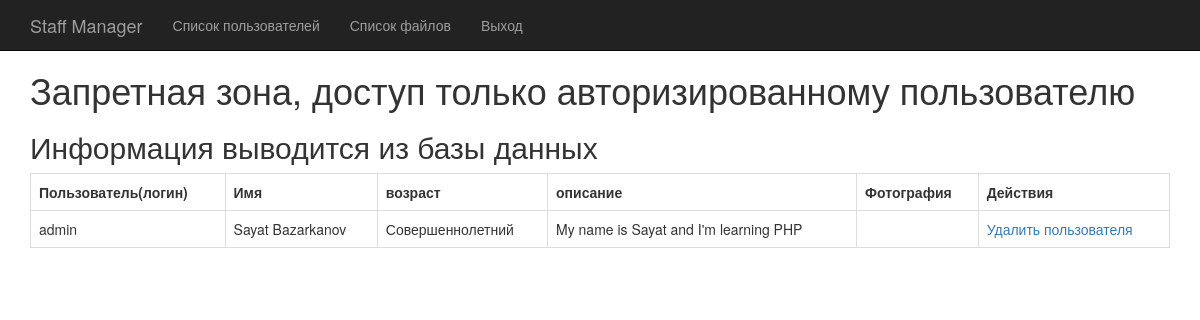
Before: /user/userList (signed in) with the older database file.
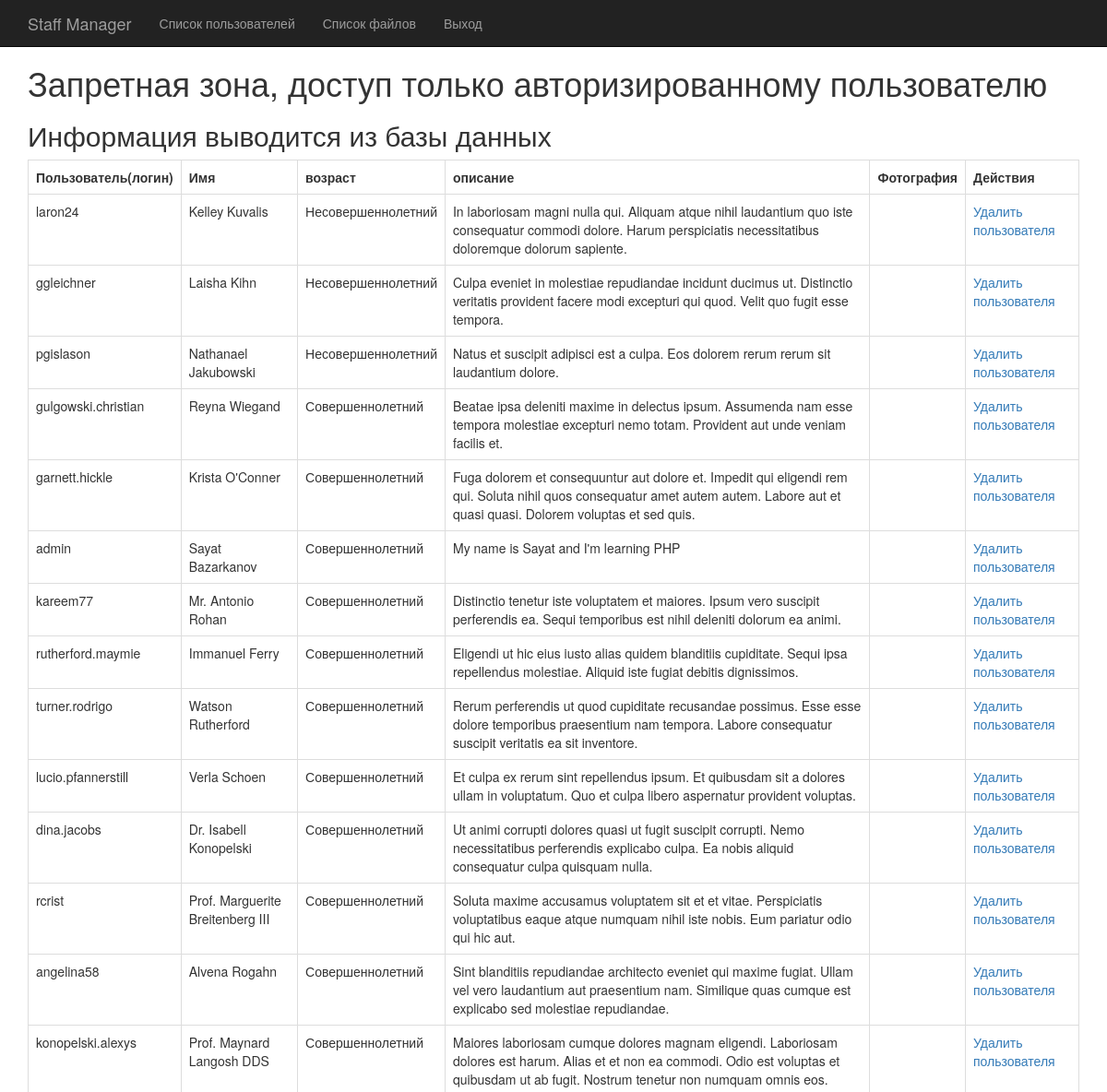
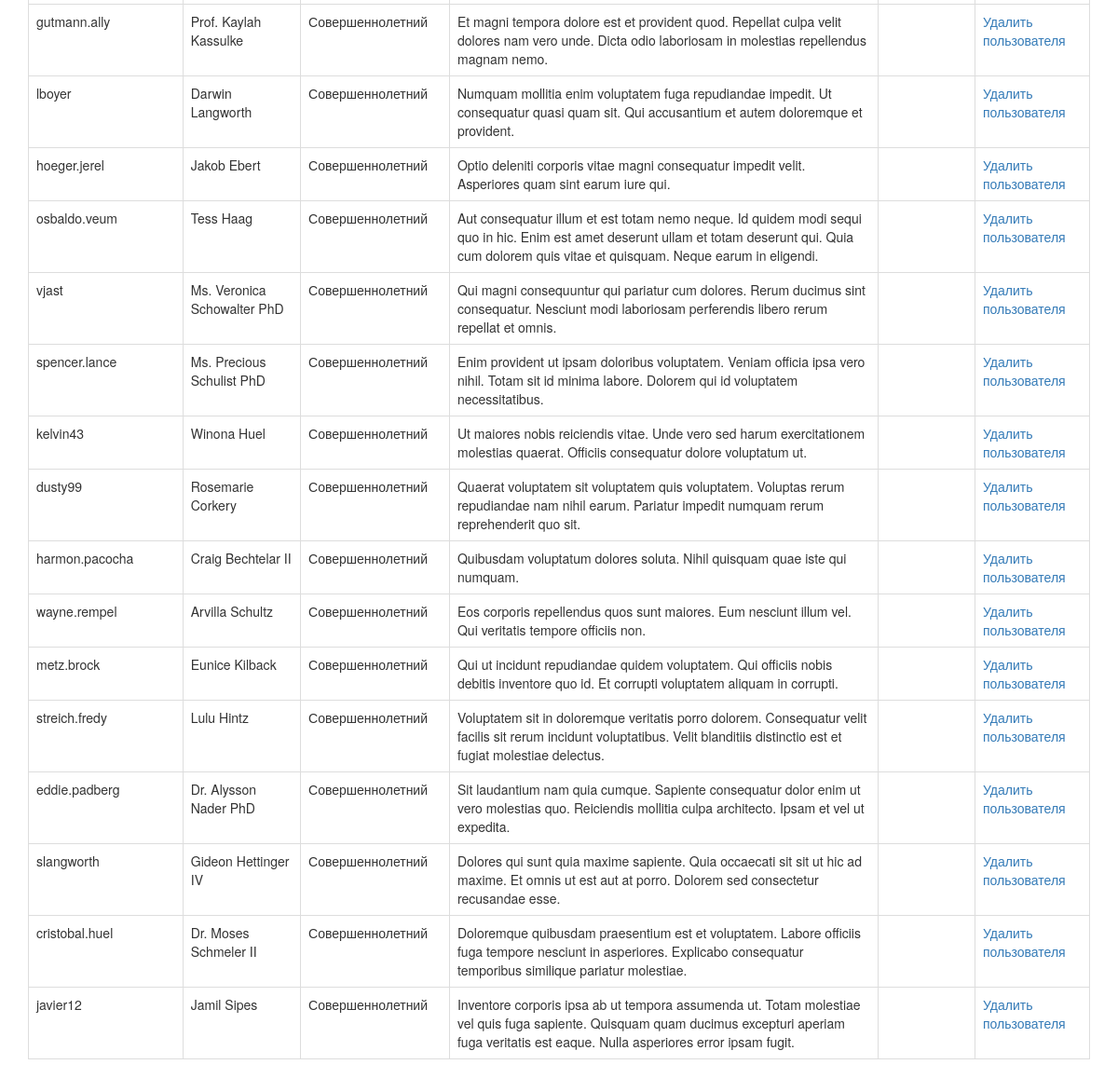
After: the same page with the newer database file (2 pictures, top to bottom).
### tables this page shows
CREATE TABLE `users` (
  `id` int(11) NOT NULL,
  `name` varchar(255) NOT NULL,
  `age` int(11) NOT NULL,
  `description` text NOT NULL,
  `login` varchar(25) NOT NULL,
  `password` varchar(25) NOT NULL,
  `photo` varchar(255) NOT NULL
);

### app/controllers/UserController.php (called while the page is built, shortened)
<?php
class UserController extends MainController
{
    public function userList()
    {
        $data = new User();
        $usersList = $data->getUserList();
        require_once __DIR__ . '\..\views\userlist.php';
    }
}

### app/models/User.php (called while the page is built, shortened)
<?php
class User
{
    public static function getUserList()
    {
        $pdo = connect();
        $sql = 'SELECT `id`,`name`, `age`, `description`, `login` FROM `users` ORDER BY `age` ASC';
        $result = $pdo->query($sql);
        $userList = array();
        $i = 0;
        while ($row = $result->fetch()) {
            $userList[$i]['id'] = $row['id'];
            $userList[$i]['name'] = $row['name'];
            $userList[$i]['age'] = $row['age'];
            $userList[$i]['description'] = $row['description'];
            $userList[$i]['login'] = $row['login'];
            $i++;
        }
        return $userList;
    }
    public static function isGuest()
    {
        if (isset($_SESSION['user'])) {
            return false;
        }
        return true;
    }
}

### app/views/userlist.php (the view)
<?php require_once __DIR__ . "/layouts/header.php"; ?>
    <div class="container">
        <h1>Запретная зона, доступ только авторизированному пользователю</h1>
        <h2>Информация выводится из базы данных</h2>
        <table class="table table-bordered">
            <tr>
                <th>Пользователь(логин)</th>
                <th>Имя</th>
                <th>возраст</th>
                <th>описание</th>
                <th>Фотография</th>
                <th>Действия</th>
            </tr>
            <?php foreach ($usersList as $item): ?>
                <tr>
                    <td><?php echo $item['login']; ?></td>
                    <td><?php echo $item['name']; ?></td>
                    <td><?php if ($item['age']>=18){echo 'Совершеннолетний';}else {echo 'Несовершеннолетний';}; ?></td>
                    <td><?php echo $item['description']; ?></td>
                    <td><img src="/images/avatar<?php echo $item['id']; ?>.jpg" alt=""></td>
                    <td><a href="/user/deleteUser/<?php echo $item['id']; ?>">Удалить пользователя</a></td>
                </tr>
            <?php endforeach; ?>
        </table>
    </div>
<?php require_once __DIR__ . '/layouts/footer.php'; ?>

### public/index.php (shortened to what this page needs)
<?php
$routes = explode('/', $_SERVER['REQUEST_URI']);
$controllerName = "User";
$actionName = "index";
$parameter = NULL;
if (sizeof($routes) > 2) {
    list(, $controllerName, $actionName,$parameter) = $routes;
}
try {
    $controller = new $className();
    if (method_exists($controller, $actionName)) {
        $controller->$actionName($parameter);
    } else {
        throw new Exception('Method not found');
    }
} catch (\Exception $e) {
    echo $e->getMessage();
}

### app/views/layouts/header.php (shortened to what this page needs)
<!DOCTYPE html>
<html lang="en">
<head>
    <link rel="stylesheet" href="/css/bootstrap.min.css">
    <link rel="stylesheet" href="/css/starter-template.css">
</head>
<body>
<nav class="navbar navbar-inverse navbar-fixed-top">
    <div class="container">
        <div class="navbar-header">
            <a class="navbar-brand">Staff Manager</a>
        </div>
        <div id="navbar" class="collapse navbar-collapse">
            <ul class="nav navbar-nav">
                <?php if (User::isGuest()): ?>
                <li class="active"><a href="/">Авторизация</a></li>
                <li><a href="/user/registration">Регистрация</a></li>
                <?php else: ?>
                <li><a href="/user/userList">Список пользователей</a></li>
                <li><a href="/file/fileList">Список файлов</a></li>
                <?php endif; ?>
                <?php if (User::isGuest()): ?>
                    <li><a href="/user/index/">Вход</a></li>
                <?php else: ?>
                    <li><a href="/user/logout/">Выход</a></li>
                <?php endif; ?>
            </ul>
        </div>
    </div>
</nav>

### app/views/layouts/footer.php (shortened to what this page needs)
</body>
</html>

### public/css/starter-template.css (style rules this page uses)
body { padding-top: 50px; }

Changed rows visible on the page:
added users: login "laron24", name "Kelley Kuvalis", age "Несовершеннолетний", description "In laboriosam magni nulla qui. Aliquam atque nihil laudantium quo iste consequatur commodi dolore. Harum perspiciatis necessitatibus doloremque dolorum sapiente."
added users: login "ggleichner", name "Laisha Kihn", age "Несовершеннолетний", description "Culpa eveniet in molestiae repudiandae incidunt ducimus ut. Distinctio veritatis provident facere modi excepturi qui quod. Velit quo fugit esse tempora."
added users: login "pgislason", name "Nathanael Jakubowski", age "Несовершеннолетний", description "Natus et suscipit adipisci est a culpa. Eos dolorem rerum rerum sit laudantium dolore."
added users: login "gulgowski.christian", name "Reyna Wiegand", age "Совершеннолетний", description "Beatae ipsa deleniti maxime in delectus ipsum. Assumenda nam esse tempora molestiae excepturi nemo totam. Provident aut unde veniam facilis et."
added users: login "garnett.hickle", name "Krista O'Conner", age "Совершеннолетний", description "Fuga dolorem et consequuntur aut dolore et. Impedit qui eligendi rem qui. Soluta nihil quos consequatur amet autem autem. Labore aut et quasi quasi. Dolorem voluptas et sed quis."
added users: login "kareem77", name "Mr. Antonio Rohan", age "Совершеннолетний", description "Distinctio tenetur iste voluptatem et maiores. Ipsum vero suscipit perferendis ea. Sequi temporibus est nihil deleniti dolorum ea animi."
added users: login "rutherford.maymie", name "Immanuel Ferry", age "Совершеннолетний", description "Eligendi ut hic eius iusto alias quidem blanditiis cupiditate. Sequi ipsa repellendus molestiae. Aliquid iste fugiat debitis dignissimos."
added users: login "turner.rodrigo", name "Watson Rutherford", age "Совершеннолетний", description "Rerum perferendis ut quod cupiditate recusandae possimus. Esse esse dolore temporibus praesentium nam tempora. Labore consequatur suscipit veritatis ea sit inventore."
added users: login "lucio.pfannerstill", name "Verla Schoen", age "Совершеннолетний", description "Et culpa ex rerum sint repellendus ipsum. Et quibusdam sit a dolores ullam in voluptatum. Quo et culpa libero aspernatur provident voluptas."
added users: login "dina.jacobs", name "Dr. Isabell Konopelski", age "Совершеннолетний", description "Ut animi corrupti dolores quasi ut fugit suscipit corrupti. Nemo necessitatibus perferendis explicabo culpa. Ea nobis aliquid consequatur culpa quisquam nulla."
added users: login "rcrist", name "Prof. Marguerite Breitenberg III", age "Совершеннолетний", description "Soluta maxime accusamus voluptatem sit et et vitae. Perspiciatis voluptatibus eaque atque numquam nihil iste nobis. Eum pariatur odio qui hic aut."
added users: login "angelina58", name "Alvena Rogahn", age "Совершеннолетний", description "Sint blanditiis repudiandae architecto eveniet qui maxime fugiat. Ullam vel vero laudantium aut praesentium nam. Similique quas cumque est explicabo sed molestiae repudiandae."
added users: login "konopelski.alexys", name "Prof. Maynard Langosh DDS", age "Совершеннолетний", description "Maiores laboriosam cumque dolores magnam eligendi. Laboriosam dolores est harum. Alias et et non ea commodi. Odio est voluptas et quibusdam ut ab fugit. Nostrum tenetur non numquam omnis eos."
added users: login "gutmann.ally", name "Prof. Kaylah Kassulke", age "Совершеннолетний", description "Et magni tempora dolore est et provident quod. Repellat culpa velit dolores nam vero unde. Dicta odio laboriosam in molestias repellendus magnam nemo."
added users: login "lboyer", name "Darwin Langworth", age "Совершеннолетний", description "Numquam mollitia enim voluptatem fuga repudiandae impedit. Ut consequatur quasi quam sit. Qui accusantium et autem doloremque et provident."
added users: login "hoeger.jerel", name "Jakob Ebert", age "Совершеннолетний", description "Optio deleniti corporis vitae magni consequatur impedit velit. Asperiores quam sint earum iure qui."
added users: login "osbaldo.veum", name "Tess Haag", age "Совершеннолетний", description "Aut consequatur illum et est totam nemo neque. Id quidem modi sequi quo in hic. Enim est amet deserunt ullam et totam deserunt qui. Quia cum dolorem quis vitae et quisquam. Neque earum in eligendi."
added users: login "vjast", name "Ms. Veronica Schowalter PhD", age "Совершеннолетний", description "Qui magni consequuntur qui pariatur cum dolores. Rerum ducimus sint consequatur. Nesciunt modi laboriosam perferendis libero rerum repellat et omnis."
added users: login "spencer.lance", name "Ms. Precious Schulist PhD", age "Совершеннолетний", description "Enim provident ut ipsam doloribus voluptatem. Veniam officia ipsa vero nihil. Totam sit id minima labore. Dolorem qui id voluptatem necessitatibus."
added users: login "kelvin43", name "Winona Huel", age "Совершеннолетний", description "Ut maiores nobis reiciendis vitae. Unde vero sed harum exercitationem molestias quaerat. Officiis consequatur dolore voluptatum ut."
added users: login "dusty99", name "Rosemarie Corkery", age "Совершеннолетний", description "Quaerat voluptatem sit voluptatem quis voluptatem. Voluptas rerum repudiandae nam nihil earum. Pariatur impedit numquam rerum reprehenderit quo sit."
added users: login "harmon.pacocha", name "Craig Bechtelar II", age "Совершеннолетний", description "Quibusdam voluptatum dolores soluta. Nihil quisquam quae iste qui numquam."
added users: login "wayne.rempel", name "Arvilla Schultz", age "Совершеннолетний", description "Eos corporis repellendus quos sunt maiores. Eum nesciunt illum vel. Qui veritatis tempore officiis non."
added users: login "metz.brock", name "Eunice Kilback", age "Совершеннолетний", description "Qui ut incidunt repudiandae quidem voluptatem. Qui officiis nobis debitis inventore quo id. Et corrupti voluptatem aliquam in corrupti."
added users: login "streich.fredy", name "Lulu Hintz", age "Совершеннолетний", description "Voluptatem sit in doloremque veritatis porro dolorem. Consequatur velit facilis sit rerum incidunt voluptatibus. Velit blanditiis distinctio est et fugiat molestiae delectus."
added users: login "eddie.padberg", name "Dr. Alysson Nader PhD", age "Совершеннолетний", description "Sit laudantium nam quia cumque. Sapiente consequatur dolor enim ut vero molestias quo. Reiciendis mollitia culpa architecto. Ipsam et vel ut expedita."
added users: login "slangworth", name "Gideon Hettinger IV", age "Совершеннолетний", description "Dolores qui sunt quia maxime sapiente. Quia occaecati sit sit ut hic ad maxime. Et omnis ut est aut at porro. Dolorem sed consectetur recusandae esse."
added users: login "cristobal.huel", name "Dr. Moses Schmeler II", age "Совершеннолетний", description "Doloremque quibusdam praesentium est et voluptatem. Labore officiis fuga tempore nesciunt in asperiores. Explicabo consequatur temporibus similique pariatur molestiae."
added users: login "javier12", name "Jamil Sipes", age "Совершеннолетний", description "Inventore corporis ipsa ab ut tempora assumenda ut. Totam molestiae vel quis fuga sapiente. Quisquam quam ducimus excepturi aperiam fuga veritatis est eaque. Nulla asperiores error ipsam fugit."
